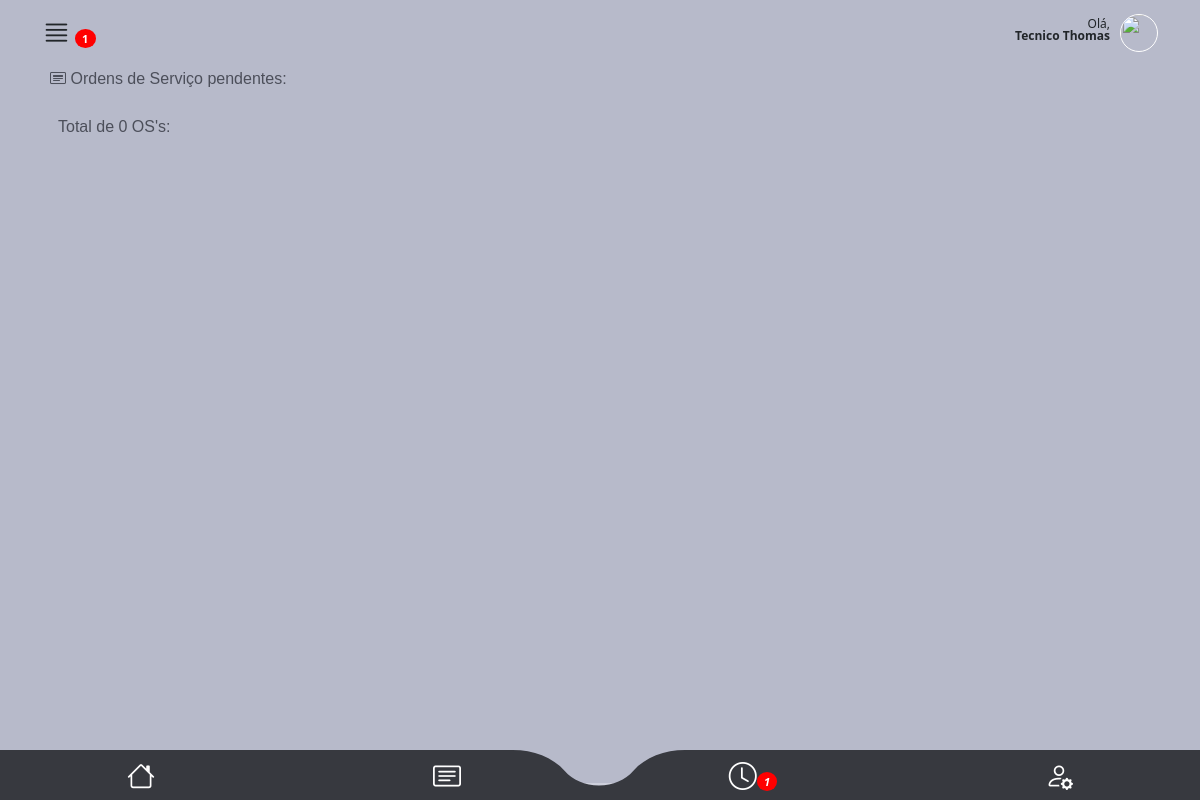
Page /main/aceite/ (signed in) on the earlier database version.
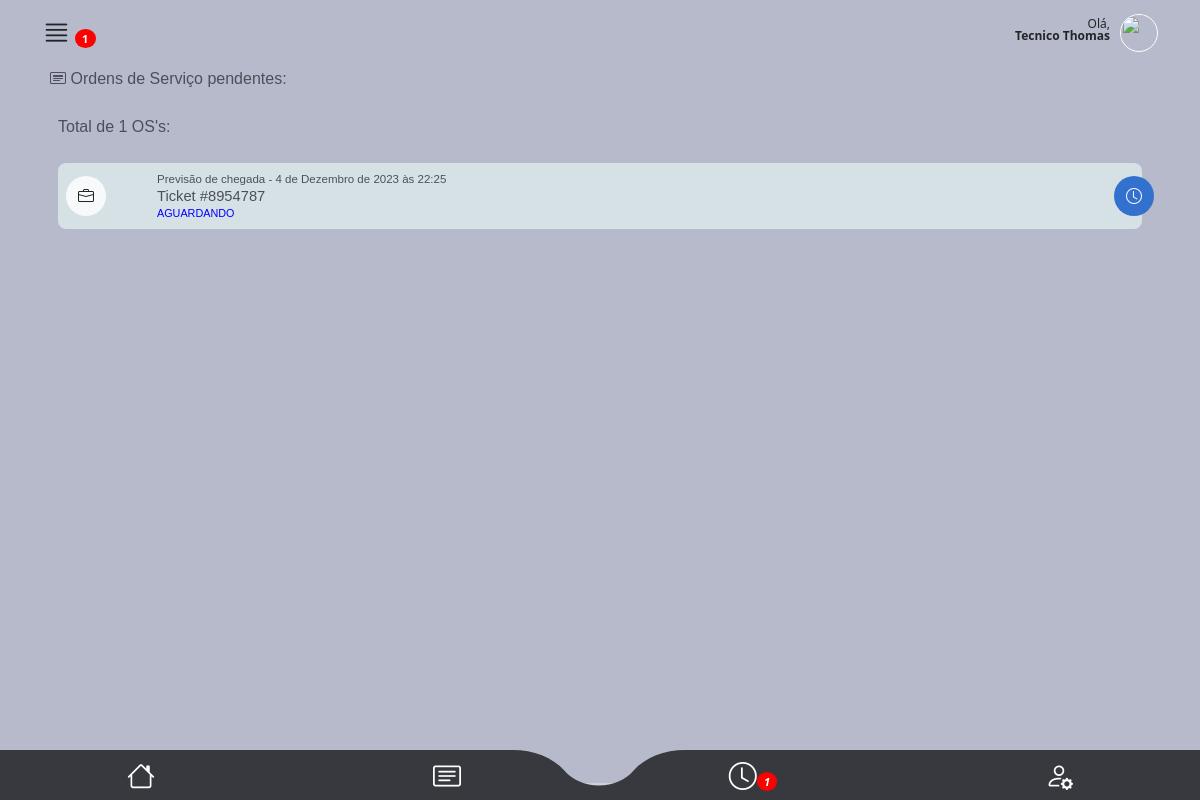
Same page on the later database version.
### staff/models.py (models this page shows, shortened)
class OrdemDeServico(models.Model):
    ticket = models.CharField(max_length=200, unique=True)
    tecnico = models.ForeignKey(
        CustomUser,
        on_delete=models.CASCADE,
        related_name="ordens_técnico",
        null=True,
        default=None,
    )
    staff = models.ForeignKey(
        CustomUser, on_delete=models.CASCADE, related_name="ordens_staff"
    )
    descricao = models.TextField(max_length=600)
    previsao_chegada = models.DateTimeField(editable=True)
    previsao_execucao = models.DateTimeField(editable=True)
    material = models.CharField(max_length=100, validators=[MinLengthValidator(3)])
    equipamento = models.CharField(max_length=100, validators=[MinLengthValidator(3)])
    data_criacao = models.DateTimeField(auto_now_add=True)
    cliente = models.ForeignKey(Cliente, on_delete=models.CASCADE)
    endereco = models.ForeignKey(Endereco, on_delete=models.CASCADE)
    contrato = models.CharField(max_length=700, null=True, blank=True)
    atividade = models.CharField(max_length=50, choices=ACTIVITY_CHOICES)
    status_tecnico = models.CharField(max_length=50, choices=TECNICAL_CHOICES)
    status = models.CharField(
        max_length=10, choices=STATUS_CHOICES, default="Aguardando"
    )
    atraso_em_minutos = models.CharField(max_length=50, choices=ATRASO_CHOICES)
    atraso_descricao = models.TextField(max_length=400)
    descricao_reagendamento = models.TextField(max_length=400)
    vezes_reagendada = models.IntegerField(default=0)
    aceite = models.BooleanField(default=False)

### main/views.py (the view)
# urls.py: path("aceite/", views.aceite, name="aceite"),
def aceite(request):
    user = request.user
    aceites = calcula_aceite(user)
    ordens_pendentes = OrdemDeServico.objects.filter(
        aceite=False, tecnico=user, status__in=["Atenção", "Urgente", "Aguardando"]
    )
    data_atual = datetime.now().date()
    for ordem in ordens_pendentes:
        data_previsao = ordem.previsao_chegada.date()
        if data_previsao < data_atual and ordem.status in [
            "Atenção",
            "Urgente",
            "Aguardando",
        ]:
            ordem.status = "Reagendar"
            ordem.status_tecnico = "Aguardando Início"
            ordem.vezes_reagendada += 1
            ordem.descricao_reagendamento = "Ordem ignorada pelo técnico"
            ordem.save()
    ordens_pendentes = OrdemDeServico.objects.filter(
        aceite=False, tecnico=user, status__in=["Atenção", "Urgente", "Aguardando"]
    )
    return render(
        request,
        "aceite.html",
        {"ordens_pendentes": ordens_pendentes, "qtdos": len(ordens_pendentes), **aceites},
    )

### main/helpers.py (called while the page is built)
def calcula_aceite(user):
    try:
        ordens = OrdemDeServico.objects.filter(
            tecnico=user, aceite=False, status__in=["Aguardando", "Atenção", "Urgente"]
        )
        pendentes = len(ordens)
        return {"pendentes": pendentes}
    except Exception as e:
        print(f"Erro ao calcular aviso: {e}")
        return {"pendentes": 0}

### main/templates/aceite.html (shortened to what this page needs)
{% extends "base2.html" %}
{%load static%}
{% block rest %}
      <section id="lista_oc_scr">
        <div class="container">
            <div id="oc_lista">
                <label class="mt-1 mb-2 ms-2 font-medium color04"><i class="bi bi-bi bi-card-heading"></i> Ordens de Serviço pendentes:</label>
              <div class="tab-pane fade show active" id="pills-01" role="tabpanel" aria-labelledby="pills-home-tab" tabindex="0">
                <label class="mt-2 font-medium color04">Total de {{qtdos}} OS's:</label>
                <br>
                <br>
                {% for ordem in ordens_pendentes %}
                <div class="oc_lista_item">
                      <a href="{% url 'os_detail3' ordem.id %}" class="a-whole"></a>
                      <div class="row">
                          <div class="col-2 col-md-1">
                              <div class="icon bg-light"><i class="bi bi-briefcase text-dark"></i></div>
                          </div>
                          <div class="col-9 col-md-11">
                              <div class="oc_l_data color04 font-light">Previsão de chegada - {{ ordem.previsao_chegada }}</div>
                              <div class="oc_l_nome font-medium color04">Ticket #{{ ordem.ticket }}</div>
                              <div class="oc_l_status font-medium {% if ordem.status == 'Urgente' %}color-red{% elif ordem.status == 'Atenção' %}color-yellow{% elif ordem.status == 'Aguardando' %}color-blue{% elif ordem.status == 'Concluído' %}color-green{% endif %}">{{ ordem.status }}</div>
                         </div>
                          {% if ordem.status == "Urgente" %}
                              <div class="status_icon bg05 text-light">
                                  <i class="bi bi-exclamation-triangle-fill"></i>
                              </div>
                          {% elif ordem.status == "Atenção" %}
                              <div class="status_icon bg06 text-dark">
                                  <i class="bi bi-flag"></i>
                              </div>
                          {% elif ordem.status == "Aguardando" %}
                              <div class="status_icon bg01 text-light">
                                  <i class="bi bi-clock"></i>
                              </div>
                          {% elif ordem.status == "Concluído" %}
                              <div class="status_icon bg02 text-light">
                                <i class="bi bi-check-circle"></i>
                            </div>
                          {% endif %}
                          </div>
                  </div>
                  {% endfor %}
                </div>
              </div>
      </section>
  {% endblock %}

Differences in the rows shown:
now on this page (row edited): OrdemDeServico: previsao_chegada "4 de Dezembro de 2023 às 22:25", ticket "8954787", status "AGUARDANDO"
Other differences:
{{ qtdos }}: "0" → "1"
